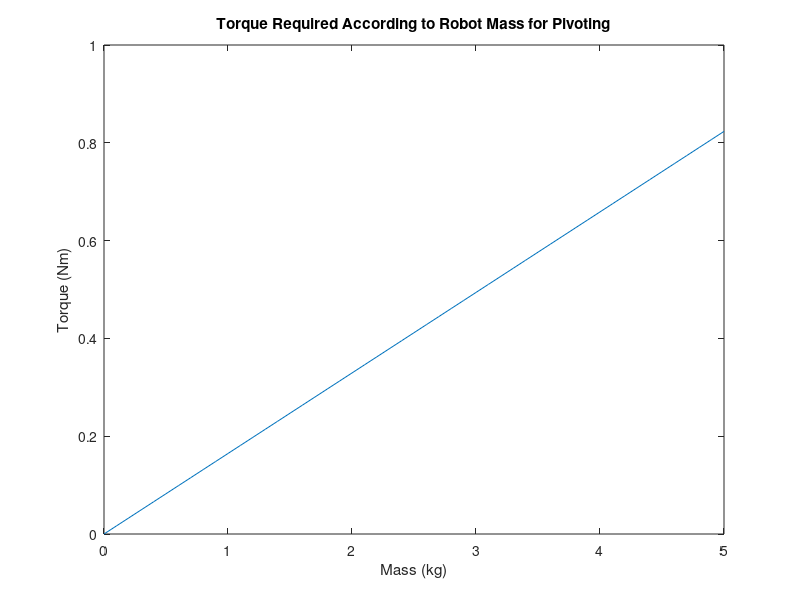
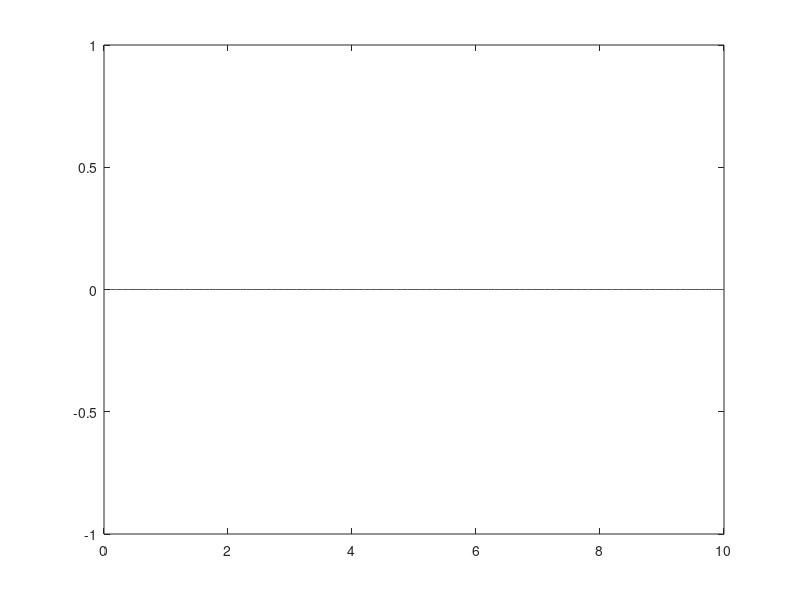

These figures' MATLAB source, in order: (Note: this script raises an error after producing the figures.)
clc
clear all
close all

pivoting = true; % same torque for claw tendons
pulling = true; % same torque for finger tendons
scanning = true;


%% Pivoting
if pivoting
    % one degree of motion --> theta
    m = [0:1:10]; %kg
    m_sub = [0:.1:5];
    theta_dd = 0.015 ; %rad/s^2
    li = 0.04; % m --> 4cm
    u = .42;
    g= 9.8;
    F_fric = u*m_sub*g;
    p = pi;
    
    figure
    Torque_sub = (theta_dd * (m_sub*li^2)) + F_fric*li;
    plot(m_sub, Torque_sub);
    xlabel("Mass (kg)")
    ylabel("Torque (Nm)")
    title("Torque Required According to Robot Mass for Pivoting")
    
    F_fric = u*m*g;
    Torque = (theta_dd * (m*li^2) + F_fric*li);
    current = [0:.1:10];
    figure
    labels = [];
    for i = Torque
        K_t = i./current;
        plot(current, K_t);
        labels = [labels, "Torque = " + string(i)]
        hold on
    end
    xlabel("Current (A)")
    ylabel("Torque Constant (Nm/A)")
    title("Pivoting Torque Constant vs Current")
    legend(labels)
end

%% Pulling
if pulling
    % one degree of motion --> q
    m_rod = .5; % kg
    m = [0:1:5]; % kg
    m_sub = [0:.1:5];
    l = .5; % m
    q_dd = 0.01 ; %m/s^2
    li = 0.04; % m
    q = [0:.1:0.5]; % m
    u = .42;
    g= 9.8;
    F_fric = u*m_sub*g;
    r = .01; % m --> 0.5cm
    
    figure
    Torque_sub = r .* ((m_sub.*q_dd) + F_fric);
    plot(m_sub, Torque_sub);
    xlabel("Mass (kg)")
    ylabel("Torque (Nm)")
    title("Torque Required According to Robot Mass for Pulling")
    

    F_fric = u*m*g;
    Torque = r .* ((m.*q_dd) + F_fric);
    current = [0:.1:10];
    figure
    labels = [];
    for i = Torque
        K_t = i./current;
        plot(current, K_t);
        labels = [labels, "Torque = " + string(i)]
        hold on
    end
    xlabel("Current (A)")
    ylabel("Torque Constant (Nm/A)")
    title("Pulling Torque Constant vs Current")
    legend(labels)

end

%% Sweeping Rotation
if scanning
    m_rod = .5; % kg
    m_finger = .05; % kg
    l_rod = [.04:.1:.5]; % m
    theta_dd = .015;

    Torque = ((1/3 .* m_rod .* l_rod.^2) + (m_finger .* l_rod.^2)) .* theta_dd;
    figure
    plot(l_rod, Torque)
    xlabel("Arm Length (m)")
    ylabel("Torque (Nm)")
    title("Torque Required According to Arm Length for Scanning")

    current = [0:.1:10];
    figure
    labels = [];
    for i = l_rod
        Torque = ((1/3 .* m_rod .* l_rod.^2) + (m_finger .* l_rod.^2)) .* theta_dd;
        K_t = i./current;
        plot(current, K_t);
        labels = [labels, "Torque = " + string(Torque)]
        hold on
    end
    xlabel("Current (A)")
    ylabel("Torque Constant (Nm/A)")
    title("Scanning Torque Constant vs Current")
    legend(labels)

end










